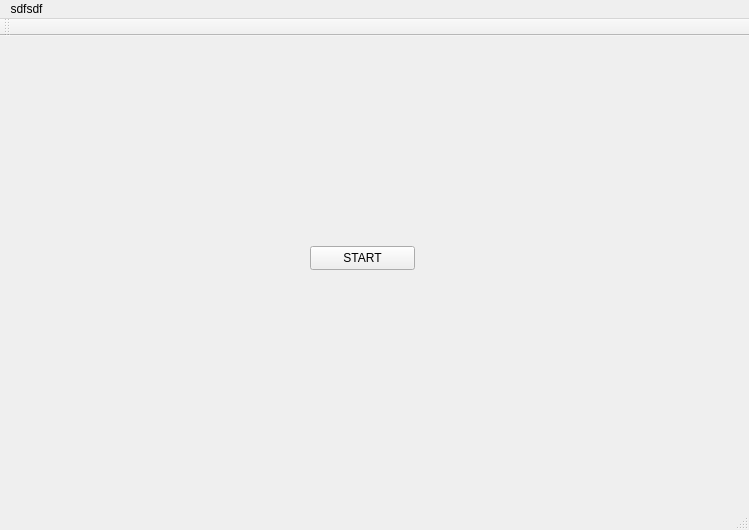
<?xml version="1.0" encoding="UTF-8"?>
<ui version="4.0">
 <class>MainWindow</class>
 <widget class="QMainWindow" name="MainWindow">
  <property name="geometry">
   <rect>
    <x>0</x>
    <y>0</y>
    <width>749</width>
    <height>530</height>
   </rect>
  </property>
  <property name="windowTitle">
   <string>MainWindow</string>
  </property>
  <widget class="QWidget" name="centralWidget">
   <widget class="QPushButton" name="pushButton">
    <property name="geometry">
     <rect>
      <x>310</x>
      <y>210</y>
      <width>105</width>
      <height>24</height>
     </rect>
    </property>
    <property name="text">
     <string>START</string>
    </property>
   </widget>
  </widget>
  <widget class="QMenuBar" name="menuBar">
   <property name="geometry">
    <rect>
     <x>0</x>
     <y>0</y>
     <width>749</width>
     <height>21</height>
    </rect>
   </property>
   <widget class="QMenu" name="menuSdfsdf">
    <property name="title">
     <string>sdfsdf</string>
    </property>
    <addaction name="actionSdfsf"/>
   </widget>
   <addaction name="menuSdfsdf"/>
  </widget>
  <widget class="QToolBar" name="mainToolBar">
   <attribute name="toolBarArea">
    <enum>TopToolBarArea</enum>
   </attribute>
   <attribute name="toolBarBreak">
    <bool>false</bool>
   </attribute>
  </widget>
  <widget class="QStatusBar" name="statusBar"/>
  <action name="actionSdfsf">
   <property name="text">
    <string>sdfsf</string>
   </property>
  </action>
 </widget>
 <layoutdefault spacing="6" margin="11"/>
 <resources/>
 <connections/>
</ui>
